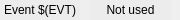
<?xml version="1.0" encoding="UTF-8"?>
<ui version="4.0">
 <class>Form</class>
 <widget class="QWidget" name="Form">
  <property name="geometry">
   <rect>
    <x>0</x>
    <y>0</y>
    <width>180</width>
    <height>20</height>
   </rect>
  </property>
  <property name="windowTitle">
   <string>Form</string>
  </property>
  <widget class="caLabel" name="calabel_2">
   <property name="geometry">
    <rect>
     <x>0</x>
     <y>0</y>
     <width>80</width>
     <height>20</height>
    </rect>
   </property>
   <property name="styleSheet">
    <string notr="true">background-color: rgb(236, 236, 236, 255);</string>
   </property>
   <property name="text">
    <string>Event $(EVT)</string>
   </property>
   <property name="alignment">
    <set>Qt::AlignCenter</set>
   </property>
   <property name="visibility">
    <enum>caLabel::StaticV</enum>
   </property>
   <property name="visibilityCalc">
    <string notr="true"/>
   </property>
   <property name="channel" stdset="0">
    <string notr="true"/>
   </property>
  </widget>
  <widget class="caLineEdit" name="calineedit">
   <property name="geometry">
    <rect>
     <x>90</x>
     <y>0</y>
     <width>81</width>
     <height>20</height>
    </rect>
   </property>
   <property name="layoutDirection">
    <enum>Qt::RightToLeft</enum>
   </property>
   <property name="channel" stdset="0">
    <string notr="true">$(EVR):Evtmap-$(EVT)-DNC.OUT</string>
   </property>
   <property name="fontScaleMode">
    <enum>caLineEdit::Height</enum>
   </property>
  </widget>
  <widget class="caLabel" name="calabel_4">
   <property name="geometry">
    <rect>
     <x>90</x>
     <y>0</y>
     <width>81</width>
     <height>20</height>
    </rect>
   </property>
   <property name="styleSheet">
    <string notr="true">background-color: rgb(236, 236, 236, 255);</string>
   </property>
   <property name="text">
    <string>Not used</string>
   </property>
   <property name="alignment">
    <set>Qt::AlignCenter</set>
   </property>
   <property name="visibility">
    <enum>caLabel::IfZero</enum>
   </property>
   <property name="channel" stdset="0">
    <string notr="true">$(EVR):Evtmap-$(EVT)-DNC</string>
   </property>
  </widget>
 </widget>
 <customwidgets>
  <customwidget>
   <class>caLabel</class>
   <extends>QLabel</extends>
   <header>caLabel</header>
  </customwidget>
  <customwidget>
   <class>caLineEdit</class>
   <extends>QLineEdit</extends>
   <header>caLineEdit</header>
  </customwidget>
 </customwidgets>
 <resources/>
 <connections/>
</ui>
